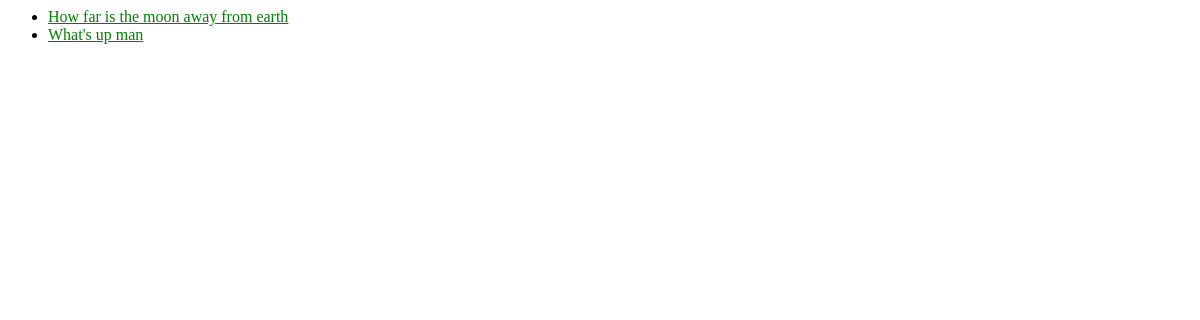
/polls/, run on an earlier commit of the app's database.
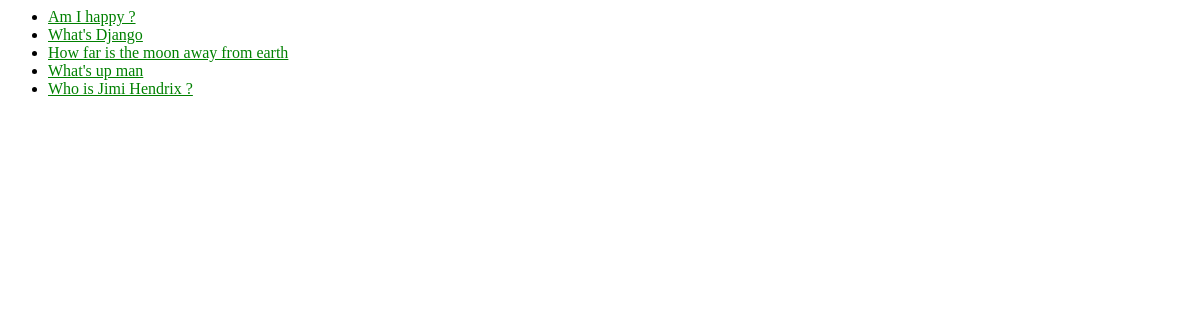
And on a later commit of the database.
### polls/models.py (models this page shows, shortened)
class Question(models.Model):
    question_text = models.CharField(max_length=200)
    pub_date = models.DateTimeField('date published')

### polls/views.py (the view)
# urls.py: path('', views.IndexView.as_view(), name='index'),
class IndexView(generic.ListView):
    template_name = 'polls/index.html'
    context_object_name = 'latest_question_list'
    def get_queryset(self):
        return Question.objects.filter(pub_date__lte=timezone.now()).order_by('-pub_date')[:5]

### polls/templates/polls/index.html
{% load static %}
<link rel="stylesheet" href="{% static 'polls/style.css' %}">
{% if latest_question_list %}
 <ul>
    {% for question in latest_question_list %}
        <li><a prev-href="/polls/{{ question.id }}/" href="{% url 'polls:detail' question.id %}">{{ question.question_text }}</a></li>
    {% endfor %}
 </ul>
 {% else %}
  <p>No polls are available.</p>
 {% endif %}

### polls/static/polls/style.css (style rules this page uses)
li a { color: green; }

What changed in the data, as far as the page shows it:
added Question: question_text "Am I happy ?"
added Question: question_text "What's Django"
added Question: question_text "Who is Jimi Hendrix ?"
